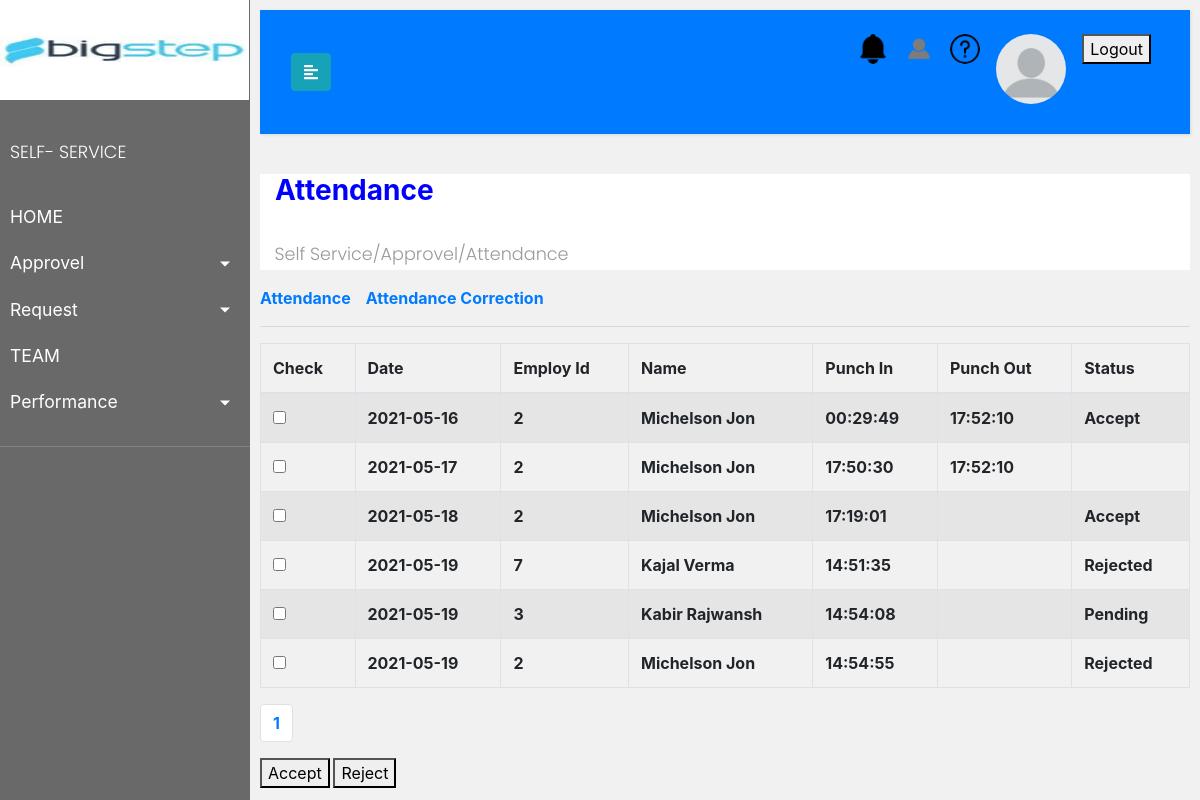
The app's page /Views/admin_attendence1.php (signed in) with its own data.
### tables this page shows
CREATE TABLE `attendence` (
  `Aid` int NOT NULL,
  `Date` date NOT NULL,
  `E_id` int NOT NULL,
  `M_id` int NOT NULL,
  `Name` varchar(25) NOT NULL,
  `Punch_in` time NOT NULL,
  `Pinch_out` time DEFAULT NULL,
  `Status` varchar(20) NOT NULL
);

### Views/admin_attendence1.php (the view, shortened to what this page needs)
<!DOCTYPE html>
<html>
<head>
    <link rel="stylesheet" href="https://stackpath.bootstrapcdn.com/bootstrap/4.1.0/css/bootstrap.min.css"
>
    <link rel="stylesheet" href="../assests/css/toggle.css">
</head>
<body style="background: #f1f1f1;">
    <div class="wrapper">
        <nav id="sidebar">
            <h3><img src="../assests/images/bigstep.jpeg" style="width:249px;height:100px;" alt="Italian Trulli"></h3>
            <ul class="list-unstyled components">
                <p>SELF- SERVICE</p>
                <li>
                    <a href="toggle1.php" style="color:white;">HOME</a>
                </li>
                <li class="active">
                    <a href="#homeSubmenu" data-toggle="collapse" aria-expanded="false"
                        class="dropdown-toggle">Approvel</a>
                </li>
                <li>
                    <a href="#pageSubmenu" data-toggle="collapse" aria-expanded="false"
                        class="dropdown-toggle" style="color:white;">Request</a>
                </li>
                <li>
                    <a href="#" style="color:white;">TEAM</a>
                </li>
                <li>
                    <a href="#pageSubmenu" data-toggle="collapse" aria-expanded="false"
                        class="dropdown-toggle" style="color:white;">Performance</a>
                </li>
            </ul>
        </nav>
        <div id="content">
            <nav class="navbar navbar-expand-lg py-3 navbar-light bg-primary">
                <div class="container-fluid">
                    <button type="button" id="sidebarCollapse" class="btn btn-info">
                        <i class="fas fa-align-left"></i>
                    </button>
                    <div class="collapse navbar-collapse" id="navbarSupportedContent">
                        <ul class="nav navbar-nav ml-auto">
                            <li class="nav-item active">
                                <a class="nav-link" href="#"><div class="user1" style="background-image:url('../assests/images/sound-bell.png')"></div></a>
                            </li>
                            <li class="nav-item">
                                <a class="nav-link" href="#"><div class="user1" style="background-image:url('../assests/images/profile-icon.png')"></div></a>
                            </li>
                            <li class="nav-item">
                                <a class="nav-link" href="../assests/images/help.png"><div class="user1" style="background-image:url('../assests/images/help.png')"></div></a>
                            </li>
                            <li class="nav-item">
                                <a class="nav-link" href="profie.php"><div class="user" style="background-image:url('../assests/images/profile-image1.png')"></div>
</a>
                            </li>
                             <li class="nav-item">
                                <a class="nav-link" href="logout.php"> <button type="submit"  name="button2">Logout</button></a>
                            </li>
                        </ul>
                    </div>
                </div>
            </nav>
            <div style="background-color: white">
                <h3 style="color:blue;">&nbsp;&nbsp;<b>Attendance<b></b></h3><br>
                <p>&nbsp;&nbsp;&nbsp;Self Service/Approvel/Attendance</p>
            </div>
            <a href="admin_attendence1.php">Attendance</a>&nbsp;  &nbsp;
            <a href="AtRequest1.php">Attendance Correction</a>
<hr>
<?php
if(isset($_SESSION['id'])){
  $id=$_SESSION['id'];
  require 'database.php';
    $limit = 10;
    if (isset($_GET["page"])) {
        $page  = $_GET["page"];
        }
        else{
        $page=1;
        };
    $start_from = ($page-1) * $limit;
    $result = mysqli_query($conn,"SELECT * FROM attendence WHERE M_id='$id' LIMIT $start_from, $limit");
}
?>
<!DOCTYPE html>
<html lang="en">
<head>
  <link rel="stylesheet" href="https://maxcdn.bootstrapcdn.com/bootstrap/4.0.0/css/bootstrap.min.css">
</head>
<body>
<table class="table table-bordered table-striped">
<thead>
<tr>
    <th>Check</th>
<th>Date</th>
<th>Employ Id</th>
<th>Name</th>
 <th>Punch In</th>
<th>Punch Out</th>
<th>Status</th>
</tr>
<thead>
<tbody>
<?php
while ($row = mysqli_fetch_array($result)) {
?>
            <tr>
                <td><input class="select-item" type="checkbox" id="<?php echo $row["Aid"]; ?>"></td>
				<td><?php echo $row["Date"]; ?></td>
				<td><?php echo $row["E_id"]; ?></td>
				<td><?php echo $row["Name"]; ?></td>
				<td><?php echo $row["Punch_in"]; ?></td>
				<td><?php echo $row["Pinch_out"]; ?></td>
        <td><?php echo $row["Status"]; ?></td>
<?php
};
?>
</tbody>
</table>
<?php
$sql1 = "SELECT * FROM attendence";
if ($result=mysqli_query($conn,$sql1))
{
      $rowcount=mysqli_num_rows($result);
      $a=$rowcount/10;
      $pagLink = "<ul class='pagination'>";
      for($b=1;$b<=$a;$b++)
      {
        $pagLink .= "<li class='page-item'><a class='page-link' href='admin_attendence1.php?page=".$b."'>".$b."</a></li>";
      }
      echo $pagLink . "</ul>";
 }
?>
<button onclick="accept()">Accept</button>
<button onclick="reject()">Reject</button>
</body>
</html>
</div>
    </div>
</body>
</html>

### assests/css/toggle.css (style rules this page uses)
body { font-family: 'Poppins', sans-serif; background: #fafafa; }
p { font-family: 'Poppins', sans-serif; font-size: 1.1em; font-weight: 300; line-height: 1.7em; color: #999; }
a, a:hover, a:focus { color: inherit; text-decoration: none; transition: all 0.3s; }
.navbar { padding: 15px 10px; background: #fff; border: none; border-radius: 0; margin-bottom: 40px; box-shadow: 1px 1px 3px rgba(0, 0, 0, 0.1); }
.wrapper { display: flex; width: 100%; align-items: stretch; }
#sidebar { min-width: 250px; max-width: 250px; background: dimgrey; color: #fff; transition: all 0.3s; }
#sidebar ul.components { padding: 20px 0; border-bottom: 1px solid grey; }
#sidebar ul p { color: #fff; padding: 10px; }
#sidebar ul li a { padding: 10px; font-size: 1.1em; display: block; }
#sidebar ul li.active>a, a[aria-expanded="true"] { color: #fff; background: dimgrey; }
a[data-toggle="collapse"] { position: relative; }
.dropdown-toggle::after { display: block; position: absolute; top: 50%; right: 20px; transform: translateY(-50%); }
#content { width: 100%; padding: 10px; min-height: 100vh; transition: all 0.3s; }
.user { display: inline-block; width: 70px; height: 70px; border-radius: 50%; background-repeat: no-repeat; background-position: center center; background-size: cover; }
.user1 { display: inline-block; width: 30px; height: 30px; border-radius: 50%; background-repeat: no-repeat; background-position: center center; background-size: cover; }

### records on screen
attendence: Date "2021-05-16", E "2", Name "Michelson Jon", Punch_in "00:29:49", Pinch_out "17:52:10", Status "Accept"
attendence: Date "2021-05-17", E "2", Name "Michelson Jon", Punch_in "17:50:30", Pinch_out "17:52:10"
attendence: Date "2021-05-18", E "2", Name "Michelson Jon", Punch_in "17:19:01", Status "Accept"
attendence: Date "2021-05-19", E "7", Name "Kajal Verma", Punch_in "14:51:35", Status "Rejected"
attendence: Date "2021-05-19", E "3", Name "Kabir Rajwansh", Punch_in "14:54:08", Status "Pending"
attendence: Date "2021-05-19", E "2", Name "Michelson Jon", Punch_in "14:54:55", Status "Rejected"
